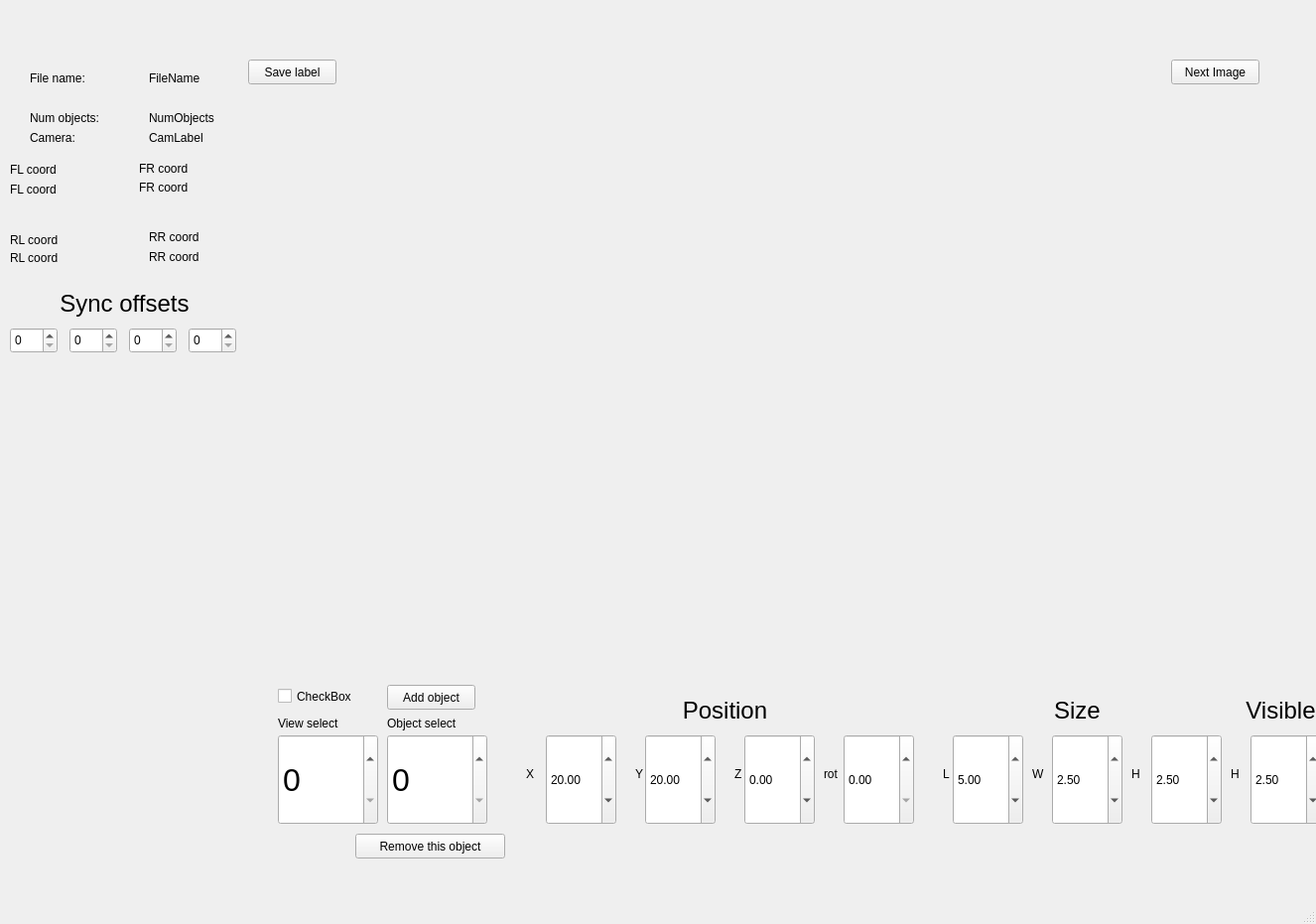
<?xml version="1.0" encoding="UTF-8"?>
<ui version="4.0">
 <class>MainWindow</class>
 <widget class="QMainWindow" name="MainWindow">
  <property name="geometry">
   <rect>
    <x>0</x>
    <y>0</y>
    <width>1326</width>
    <height>931</height>
   </rect>
  </property>
  <property name="windowTitle">
   <string>MainWindow</string>
  </property>
  <widget class="QWidget" name="centralwidget">
   <widget class="QLabel" name="image">
    <property name="geometry">
     <rect>
      <x>250</x>
      <y>90</y>
      <width>1024</width>
      <height>576</height>
     </rect>
    </property>
    <property name="text">
     <string/>
    </property>
    <property name="pixmap">
     <pixmap>../../data/wibam/frames/0/0.jpg</pixmap>
    </property>
    <property name="scaledContents">
     <bool>true</bool>
    </property>
    <property name="alignment">
     <set>Qt::AlignCenter</set>
    </property>
   </widget>
   <widget class="QDoubleSpinBox" name="xSpinBox">
    <property name="geometry">
     <rect>
      <x>550</x>
      <y>740</y>
      <width>71</width>
      <height>91</height>
     </rect>
    </property>
    <property name="minimum">
     <double>-100.000000000000000</double>
    </property>
    <property name="singleStep">
     <double>0.100000000000000</double>
    </property>
    <property name="value">
     <double>20.000000000000000</double>
    </property>
   </widget>
   <widget class="QLabel" name="label_2">
    <property name="geometry">
     <rect>
      <x>530</x>
      <y>770</y>
      <width>16</width>
      <height>20</height>
     </rect>
    </property>
    <property name="text">
     <string>X</string>
    </property>
   </widget>
   <widget class="QDoubleSpinBox" name="ySpinBox">
    <property name="geometry">
     <rect>
      <x>650</x>
      <y>740</y>
      <width>71</width>
      <height>91</height>
     </rect>
    </property>
    <property name="minimum">
     <double>-100.000000000000000</double>
    </property>
    <property name="maximum">
     <double>100.000000000000000</double>
    </property>
    <property name="singleStep">
     <double>0.100000000000000</double>
    </property>
    <property name="value">
     <double>20.000000000000000</double>
    </property>
   </widget>
   <widget class="QLabel" name="label_3">
    <property name="geometry">
     <rect>
      <x>640</x>
      <y>770</y>
      <width>20</width>
      <height>20</height>
     </rect>
    </property>
    <property name="text">
     <string>Y</string>
    </property>
   </widget>
   <widget class="QDoubleSpinBox" name="zSpinBox">
    <property name="geometry">
     <rect>
      <x>750</x>
      <y>740</y>
      <width>71</width>
      <height>91</height>
     </rect>
    </property>
    <property name="minimum">
     <double>-2.000000000000000</double>
    </property>
    <property name="maximum">
     <double>2.000000000000000</double>
    </property>
    <property name="singleStep">
     <double>0.100000000000000</double>
    </property>
   </widget>
   <widget class="QLabel" name="label_4">
    <property name="geometry">
     <rect>
      <x>740</x>
      <y>770</y>
      <width>16</width>
      <height>20</height>
     </rect>
    </property>
    <property name="text">
     <string>Z</string>
    </property>
   </widget>
   <widget class="QDoubleSpinBox" name="lengthSpinBox">
    <property name="geometry">
     <rect>
      <x>960</x>
      <y>740</y>
      <width>71</width>
      <height>91</height>
     </rect>
    </property>
    <property name="singleStep">
     <double>0.100000000000000</double>
    </property>
    <property name="value">
     <double>5.000000000000000</double>
    </property>
   </widget>
   <widget class="QDoubleSpinBox" name="widthSpinBox">
    <property name="geometry">
     <rect>
      <x>1060</x>
      <y>740</y>
      <width>71</width>
      <height>91</height>
     </rect>
    </property>
    <property name="singleStep">
     <double>0.100000000000000</double>
    </property>
    <property name="value">
     <double>2.500000000000000</double>
    </property>
   </widget>
   <widget class="QLabel" name="label_5">
    <property name="geometry">
     <rect>
      <x>1140</x>
      <y>770</y>
      <width>16</width>
      <height>20</height>
     </rect>
    </property>
    <property name="text">
     <string>H</string>
    </property>
   </widget>
   <widget class="QLabel" name="label_6">
    <property name="geometry">
     <rect>
      <x>1040</x>
      <y>770</y>
      <width>16</width>
      <height>20</height>
     </rect>
    </property>
    <property name="text">
     <string>W</string>
    </property>
   </widget>
   <widget class="QLabel" name="label_7">
    <property name="geometry">
     <rect>
      <x>950</x>
      <y>770</y>
      <width>20</width>
      <height>20</height>
     </rect>
    </property>
    <property name="text">
     <string>L</string>
    </property>
   </widget>
   <widget class="QDoubleSpinBox" name="heightSpinBox">
    <property name="geometry">
     <rect>
      <x>1160</x>
      <y>740</y>
      <width>71</width>
      <height>91</height>
     </rect>
    </property>
    <property name="singleStep">
     <double>0.100000000000000</double>
    </property>
    <property name="value">
     <double>2.500000000000000</double>
    </property>
   </widget>
   <widget class="QLabel" name="label_8">
    <property name="geometry">
     <rect>
      <x>830</x>
      <y>770</y>
      <width>31</width>
      <height>20</height>
     </rect>
    </property>
    <property name="text">
     <string>rot</string>
    </property>
   </widget>
   <widget class="QDoubleSpinBox" name="rotSpinBox">
    <property name="geometry">
     <rect>
      <x>850</x>
      <y>740</y>
      <width>71</width>
      <height>91</height>
     </rect>
    </property>
    <property name="maximum">
     <double>360.000000000000000</double>
    </property>
    <property name="singleStep">
     <double>5.000000000000000</double>
    </property>
   </widget>
   <widget class="QLabel" name="label_9">
    <property name="geometry">
     <rect>
      <x>540</x>
      <y>700</y>
      <width>381</width>
      <height>31</height>
     </rect>
    </property>
    <property name="font">
     <font>
      <pointsize>18</pointsize>
     </font>
    </property>
    <property name="text">
     <string>Position</string>
    </property>
    <property name="alignment">
     <set>Qt::AlignCenter</set>
    </property>
   </widget>
   <widget class="QLabel" name="label_10">
    <property name="geometry">
     <rect>
      <x>940</x>
      <y>700</y>
      <width>291</width>
      <height>31</height>
     </rect>
    </property>
    <property name="font">
     <font>
      <pointsize>18</pointsize>
     </font>
    </property>
    <property name="text">
     <string>Size</string>
    </property>
    <property name="alignment">
     <set>Qt::AlignCenter</set>
    </property>
   </widget>
   <widget class="QSpinBox" name="objectSpinBox">
    <property name="geometry">
     <rect>
      <x>390</x>
      <y>740</y>
      <width>101</width>
      <height>91</height>
     </rect>
    </property>
    <property name="font">
     <font>
      <pointsize>24</pointsize>
     </font>
    </property>
    <property name="maximum">
     <number>20</number>
    </property>
   </widget>
   <widget class="QLabel" name="label_11">
    <property name="geometry">
     <rect>
      <x>390</x>
      <y>720</y>
      <width>101</width>
      <height>17</height>
     </rect>
    </property>
    <property name="text">
     <string>Object select</string>
    </property>
   </widget>
   <widget class="QLabel" name="label_12">
    <property name="geometry">
     <rect>
      <x>280</x>
      <y>720</y>
      <width>101</width>
      <height>17</height>
     </rect>
    </property>
    <property name="text">
     <string>View select</string>
    </property>
   </widget>
   <widget class="QSpinBox" name="imageSpinBox">
    <property name="geometry">
     <rect>
      <x>280</x>
      <y>740</y>
      <width>101</width>
      <height>91</height>
     </rect>
    </property>
    <property name="font">
     <font>
      <pointsize>24</pointsize>
     </font>
    </property>
    <property name="minimum">
     <number>0</number>
    </property>
    <property name="maximum">
     <number>4</number>
    </property>
    <property name="value">
     <number>0</number>
    </property>
   </widget>
   <widget class="QPushButton" name="addObjectButton">
    <property name="geometry">
     <rect>
      <x>390</x>
      <y>690</y>
      <width>89</width>
      <height>25</height>
     </rect>
    </property>
    <property name="text">
     <string>Add object</string>
    </property>
   </widget>
   <widget class="QPushButton" name="nextImageButton">
    <property name="geometry">
     <rect>
      <x>1180</x>
      <y>60</y>
      <width>89</width>
      <height>25</height>
     </rect>
    </property>
    <property name="text">
     <string>Next Image</string>
    </property>
   </widget>
   <widget class="QPushButton" name="saveLabelButton">
    <property name="geometry">
     <rect>
      <x>250</x>
      <y>60</y>
      <width>89</width>
      <height>25</height>
     </rect>
    </property>
    <property name="text">
     <string>Save label</string>
    </property>
   </widget>
   <widget class="QLabel" name="fileNameLabel">
    <property name="geometry">
     <rect>
      <x>150</x>
      <y>70</y>
      <width>67</width>
      <height>17</height>
     </rect>
    </property>
    <property name="text">
     <string>FileName</string>
    </property>
   </widget>
   <widget class="QLabel" name="numObjectsLabel">
    <property name="geometry">
     <rect>
      <x>150</x>
      <y>110</y>
      <width>91</width>
      <height>17</height>
     </rect>
    </property>
    <property name="text">
     <string>NumObjects</string>
    </property>
   </widget>
   <widget class="QLabel" name="cameraNumLabel">
    <property name="geometry">
     <rect>
      <x>150</x>
      <y>130</y>
      <width>91</width>
      <height>17</height>
     </rect>
    </property>
    <property name="text">
     <string>CamLabel</string>
    </property>
   </widget>
   <widget class="QLabel" name="FLpoint">
    <property name="geometry">
     <rect>
      <x>10</x>
      <y>163</y>
      <width>111</width>
      <height>16</height>
     </rect>
    </property>
    <property name="text">
     <string>FL coord</string>
    </property>
   </widget>
   <widget class="QLabel" name="FRpoint">
    <property name="geometry">
     <rect>
      <x>140</x>
      <y>160</y>
      <width>111</width>
      <height>20</height>
     </rect>
    </property>
    <property name="text">
     <string>FR coord</string>
    </property>
   </widget>
   <widget class="QLabel" name="RLpoint">
    <property name="geometry">
     <rect>
      <x>10</x>
      <y>233</y>
      <width>67</width>
      <height>17</height>
     </rect>
    </property>
    <property name="text">
     <string>RL coord</string>
    </property>
   </widget>
   <widget class="QLabel" name="RRpoint">
    <property name="geometry">
     <rect>
      <x>150</x>
      <y>230</y>
      <width>61</width>
      <height>17</height>
     </rect>
    </property>
    <property name="text">
     <string>RR coord</string>
    </property>
   </widget>
   <widget class="QLabel" name="FRpointGround">
    <property name="geometry">
     <rect>
      <x>140</x>
      <y>180</y>
      <width>67</width>
      <height>17</height>
     </rect>
    </property>
    <property name="text">
     <string>FR coord</string>
    </property>
   </widget>
   <widget class="QLabel" name="FLpointGround">
    <property name="geometry">
     <rect>
      <x>10</x>
      <y>183</y>
      <width>67</width>
      <height>16</height>
     </rect>
    </property>
    <property name="text">
     <string>FL coord</string>
    </property>
   </widget>
   <widget class="QLabel" name="RLpointGround">
    <property name="geometry">
     <rect>
      <x>10</x>
      <y>250</y>
      <width>67</width>
      <height>20</height>
     </rect>
    </property>
    <property name="text">
     <string>RL coord</string>
    </property>
   </widget>
   <widget class="QLabel" name="RRpointGround">
    <property name="geometry">
     <rect>
      <x>150</x>
      <y>250</y>
      <width>67</width>
      <height>17</height>
     </rect>
    </property>
    <property name="text">
     <string>RR coord</string>
    </property>
   </widget>
   <widget class="QLabel" name="label_13">
    <property name="geometry">
     <rect>
      <x>30</x>
      <y>70</y>
      <width>81</width>
      <height>17</height>
     </rect>
    </property>
    <property name="text">
     <string>File name:</string>
    </property>
   </widget>
   <widget class="QLabel" name="label_14">
    <property name="geometry">
     <rect>
      <x>30</x>
      <y>110</y>
      <width>91</width>
      <height>17</height>
     </rect>
    </property>
    <property name="text">
     <string>Num objects:</string>
    </property>
   </widget>
   <widget class="QLabel" name="label_15">
    <property name="geometry">
     <rect>
      <x>30</x>
      <y>130</y>
      <width>67</width>
      <height>17</height>
     </rect>
    </property>
    <property name="text">
     <string>Camera:</string>
    </property>
   </widget>
   <widget class="QPushButton" name="removeObjectButton">
    <property name="geometry">
     <rect>
      <x>358</x>
      <y>840</y>
      <width>151</width>
      <height>25</height>
     </rect>
    </property>
    <property name="text">
     <string>Remove this object</string>
    </property>
   </widget>
   <widget class="QCheckBox" name="visibleCheckBox">
    <property name="geometry">
     <rect>
      <x>280</x>
      <y>690</y>
      <width>92</width>
      <height>23</height>
     </rect>
    </property>
    <property name="text">
     <string>CheckBox</string>
    </property>
   </widget>
   <widget class="QLabel" name="label_16">
    <property name="geometry">
     <rect>
      <x>1240</x>
      <y>700</y>
      <width>101</width>
      <height>31</height>
     </rect>
    </property>
    <property name="font">
     <font>
      <pointsize>18</pointsize>
     </font>
    </property>
    <property name="text">
     <string>Visible</string>
    </property>
    <property name="alignment">
     <set>Qt::AlignCenter</set>
    </property>
   </widget>
   <widget class="QLabel" name="label_17">
    <property name="geometry">
     <rect>
      <x>1240</x>
      <y>770</y>
      <width>16</width>
      <height>20</height>
     </rect>
    </property>
    <property name="text">
     <string>H</string>
    </property>
   </widget>
   <widget class="QDoubleSpinBox" name="heightSpinBox_2">
    <property name="geometry">
     <rect>
      <x>1260</x>
      <y>740</y>
      <width>71</width>
      <height>91</height>
     </rect>
    </property>
    <property name="singleStep">
     <double>0.100000000000000</double>
    </property>
    <property name="value">
     <double>2.500000000000000</double>
    </property>
   </widget>
   <widget class="QSpinBox" name="cam0SpinBox">
    <property name="geometry">
     <rect>
      <x>10</x>
      <y>330</y>
      <width>48</width>
      <height>26</height>
     </rect>
    </property>
   </widget>
   <widget class="QSpinBox" name="spinBox_3">
    <property name="geometry">
     <rect>
      <x>70</x>
      <y>330</y>
      <width>48</width>
      <height>26</height>
     </rect>
    </property>
   </widget>
   <widget class="QSpinBox" name="spinBox_4">
    <property name="geometry">
     <rect>
      <x>130</x>
      <y>330</y>
      <width>48</width>
      <height>26</height>
     </rect>
    </property>
   </widget>
   <widget class="QSpinBox" name="spinBox_5">
    <property name="geometry">
     <rect>
      <x>190</x>
      <y>330</y>
      <width>48</width>
      <height>26</height>
     </rect>
    </property>
   </widget>
   <widget class="QLabel" name="label_18">
    <property name="geometry">
     <rect>
      <x>10</x>
      <y>290</y>
      <width>231</width>
      <height>31</height>
     </rect>
    </property>
    <property name="font">
     <font>
      <pointsize>18</pointsize>
     </font>
    </property>
    <property name="text">
     <string>Sync offsets</string>
    </property>
    <property name="alignment">
     <set>Qt::AlignCenter</set>
    </property>
   </widget>
  </widget>
  <widget class="QMenuBar" name="menubar">
   <property name="geometry">
    <rect>
     <x>0</x>
     <y>0</y>
     <width>1326</width>
     <height>22</height>
    </rect>
   </property>
  </widget>
  <widget class="QStatusBar" name="statusbar"/>
 </widget>
 <resources/>
 <connections/>
</ui>
